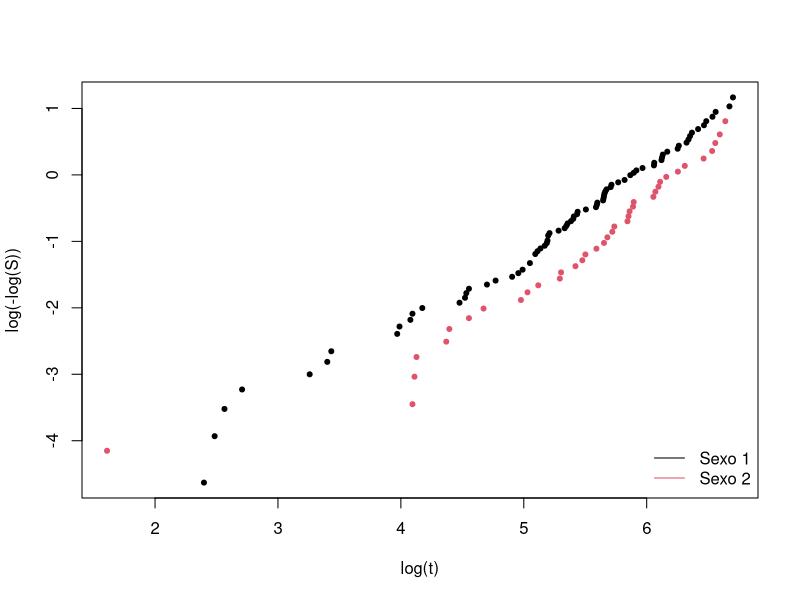
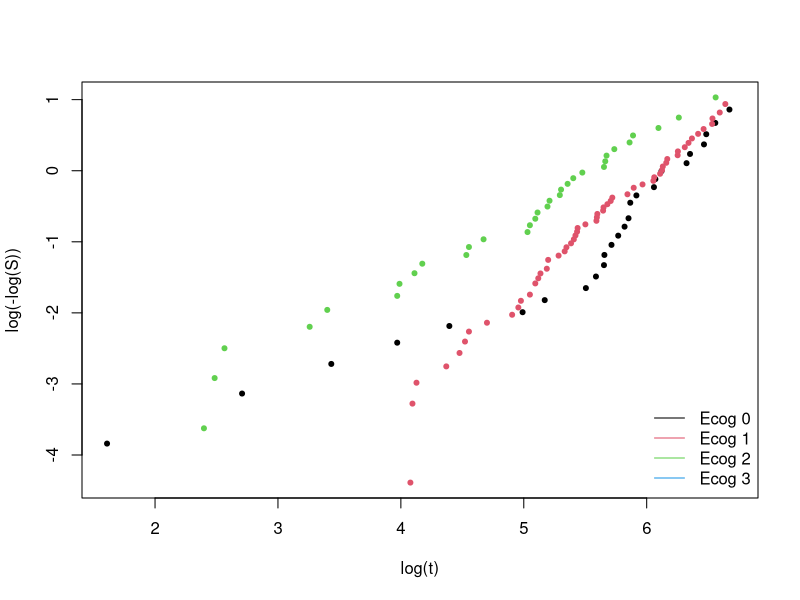
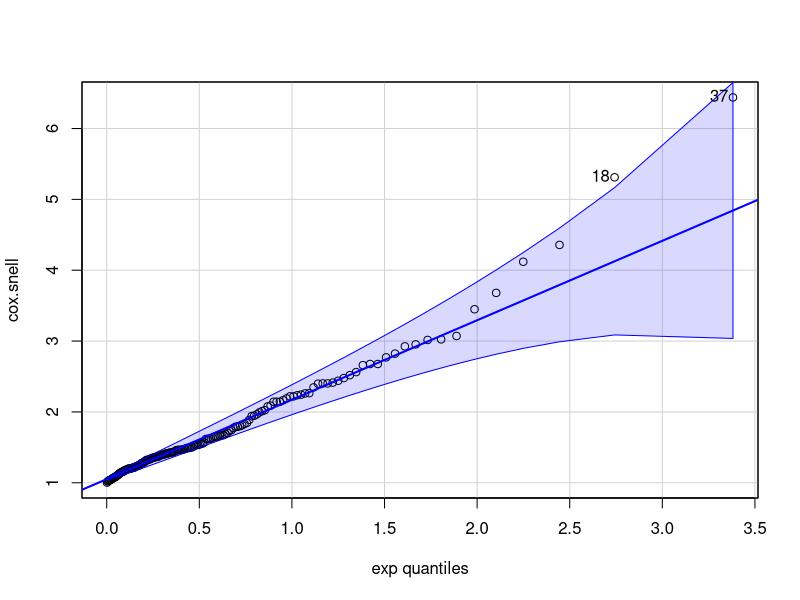
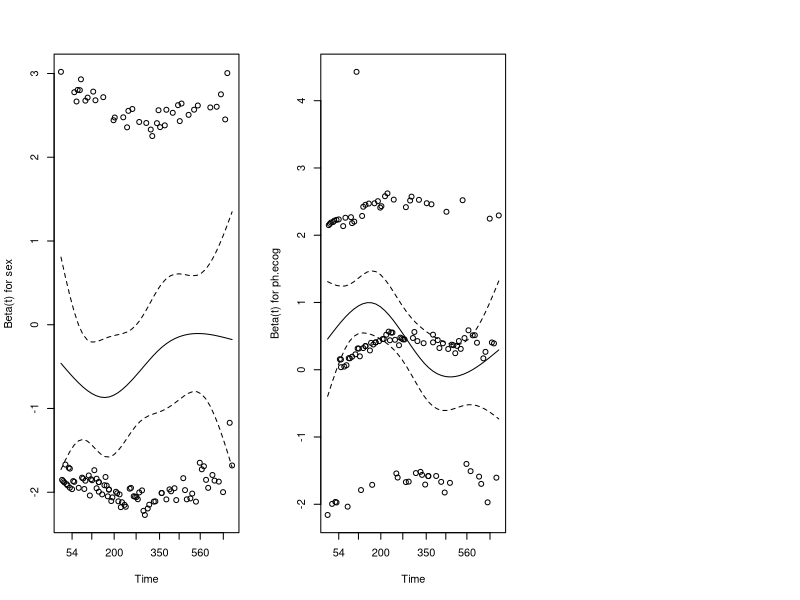
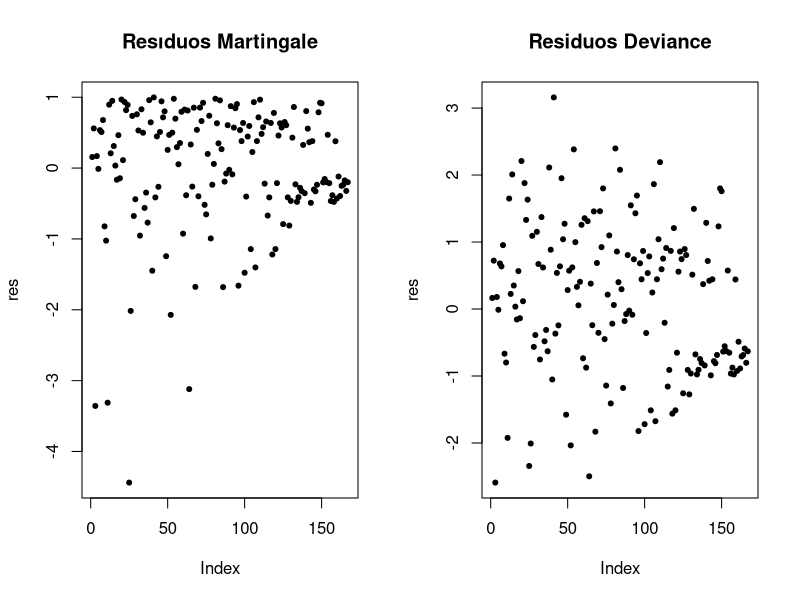
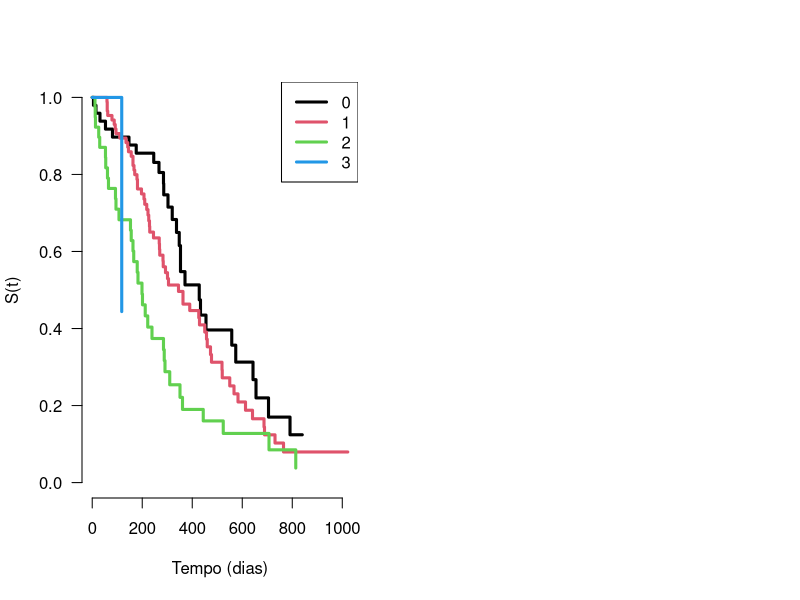

These charts were generated, in order, by the following R code:
## ---- chunk 1
library(survival)
dados <- lung
str(dados)
summary(dados)

## ---- chunk 2
nrow(lung)
sum(complete.cases(lung))
dados <- na.omit(dados)
summary(dados)
## ---- chunk 3
ajuste1 <- coxph(Surv(time, status) ~ age + sex + ph.ecog +
                   ph.karno + pat.karno + meal.cal + wt.loss, data = dados)
summary(ajuste1)
logLik(ajuste1)

## ---- chunk 4
ajuste2 <- coxph(Surv(time, status) ~ age + sex + ph.ecog +
                   ph.karno + pat.karno + wt.loss, data = dados)
logLik(ajuste2)

TRV <- 2*(logLik(ajuste1) - logLik(ajuste2))
pchisq(TRV[1],1, lower.tail = FALSE)
## ---- chunk 5
library(MASS)
ajuste3 <- stepAIC(ajuste1, direction="backward", trace=FALSE)
summary(ajuste3)
## ---- chunk 6
n_eventos <- sum(dados$status)
ajuste4 <- stepAIC(ajuste1, direction="backward", k= log(n_eventos), trace=FALSE)
summary(ajuste4)
## ---- chunk 7
coef(ajuste4)
logLik(ajuste4)
## ---- chunk 8
ajuste5 <- coxph(Surv(time,status==2) ~ sex + ph.ecog , 
                 ties= "efron", 
                 data=dados)
ajuste6 <- coxph(Surv(time,status==2) ~ sex + ph.ecog , 
                 ties= "breslow", 
                 data=dados)
ajuste7 <- coxph(Surv(time,status==2) ~ sex + ph.ecog , 
                 ties= "exact", 
                 data=dados)
dif_met <- rbind(coef(ajuste5), coef(ajuste6), coef(ajuste7))
row.names(dif_met) <- c("Efron", "Breslow", "Exact")
knitr::kable(dif_met)
## ---- chunk 9
av1 <- survfit(Surv(time, status) ~ sex, data = dados)
av1.tab <- summary(av1)
plot(log(av1.tab$time),log(-log(av1.tab$surv)),
col = av1.tab$strata, xlab = "log(t)", ylab = "log(-log(S))",
pch = 20)
legend("bottomright", bty = "n", lty = 1, col = c(1:2),
legend = sprintf("Sexo %d", 1:2))
av2 <- survfit(Surv(time, status) ~ ph.ecog, data = dados)
av2.tab <- summary(av2)
plot(log(av2.tab$time),log(-log(av2.tab$surv)),
col = av2.tab$strata, xlab = "log(t)", ylab = "log(-log(S))",
pch = 20)
legend("bottomright", bty = "n", lty = 1, col = c(1,2,3,4),
legend = sprintf("Ecog %d", 0:3))

## ---- chunk 10
library(car)
cox.snell <- abs(dados$status - ajuste4$residuals)
qqPlot(cox.snell, dist = "exp", rate = mean(cox.snell))
## ---- chunk 11
cox.zph(ajuste4)
resid.sch <- cox.zph(ajuste4)
par(mfrow=c(1,3))
plot(resid.sch)
## ---- chunk 12
par(mfrow=c(1,2))
mart<- residuals(ajuste4,type="martingale")
dev<- residuals(ajuste4,type="deviance")
plot(mart, ylab="res",pch=20)
title("Resıduos Martingale")
plot(dev, ylab="res",pch=20)
title("Residuos Deviance")
## ---- chunk 13
ajuste4_E <- coxph(Surv(time, status) ~ sex + strata(ph.ecog), data=dados)
summary(ajuste4_E)
## ---- chunk 14
ajuste_aux <- survfit(ajuste4_E)
plot(ajuste_aux, mark.time=FALSE, col=c(1:4), lwd=3, las=1, bty='n', xlab="Tempo (dias)", ylab="S(t)")
niveis <- sort(unique(dados$ph.ecog))
legend("topright", levels(factor(niveis)), lwd=3, col=c(1:6))
